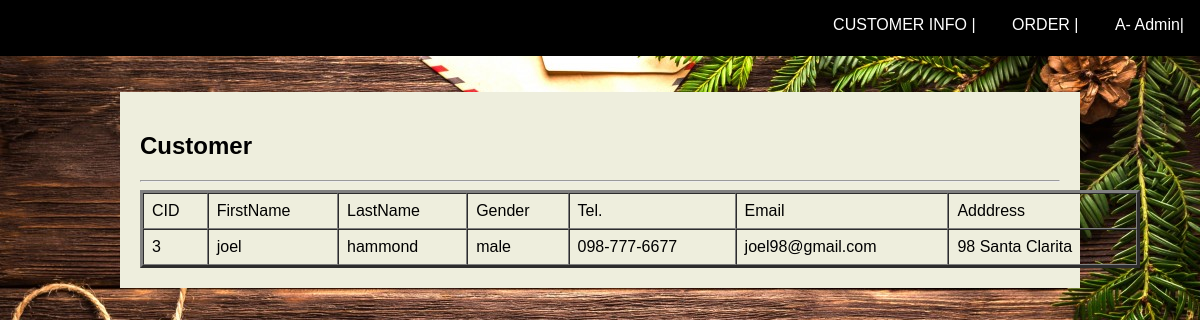
The app's page /admin/specific_customer.php?getID=3 (signed in) with its own data.
### tables this page shows
CREATE TABLE Staff
(
  SID int(11) NOT NULL,
  FirstName varchar(45) DEFAULT NULL,
  LastName varchar(45) DEFAULT NULL,
  Tel varchar(45) DEFAULT NULL,
  Address varchar(45) DEFAULT NULL,
  LogIn_UID int(11) DEFAULT NULL
);

CREATE TABLE Customer
(
  CID int(11) NOT NULL,
  FirstName varchar(45) DEFAULT NULL,
  LastName varchar(45) DEFAULT NULL,
  Tel varchar(45) DEFAULT NULL,
  Gender varchar(45) DEFAULT NULL,
  Address varchar(50) DEFAULT NULL,
  LogIn_UID int(11) DEFAULT NULL
);

### admin/specific_customer.php (the view, shortened to what this page needs)
<?php
include_once '../dbconnect.php';
?>
<!DOCTYPE html>
<html>
<head>
<link rel="stylesheet" href="../database.css">
</head>
<body>
<?php include 'staff_header.php'; ?>
        <div class="container">
          <div class="row">
            <div class="mid">
              <h2>Customer</h2><hr>
              <?php
              if (isset($_GET['getID']))
              {
                $q = "SELECT * FROM Customer,LogIn WHERE LogIn.UID = Customer.LogIn_UID AND Customer.CID = '".$_GET['getID']."'";
                $result = $mysqli->query($q);
                $row = $result->fetch_array();
                echo '<table border="3" style="width:1000px;" cellpadding="8" cellspacing="0">';
                echo '<tr>';
                echo '<td>CID</td>';
                echo '<td>FirstName</td>';
                echo '<td>LastName</td>';
                echo '<td>Gender</td>';
                echo '<td>Tel.</td>';
                echo '<td>Email</td>';
                echo '<td>Adddress</td>';
                echo '</tr>';
                echo '<tr>';
								echo '<td style="color:black">'.$row['CID'].'</td>';
								echo '<td style="color:black">'.$row['FirstName'].'</td>';
								echo '<td style="color:black">'.$row['LastName'].'</td>';
								echo '<td style="color:black">'.$row['Gender'].'</td>';
								echo '<td style="color:black">'.$row['Tel'].'</td>';
								echo '<td style="color:black">'.$row['Email'].'</td>';
								echo '<td style="color:black">'.$row['Address'].'</td>';
                echo '</tr>';
            }?>
</body>
</html>

### admin/staff_header.php (shortened to what this page needs)
<?php
include_once '../dbconnect.php';
if (isset($_SESSION['s_id']))
			{
        $getID = $_SESSION['s_id'];
        $q = "SELECT * FROM Staff WHERE Staff.LogIn_UID = $getID";
        $result=$mysqli->query($q);
        $row=$result->fetch_array();
      }
?>
<div id="head">
<div class="topnav-right">
    <div class="dropdown">
      <a href ="Admin_customer_info.php"><button class="dropbtn">CUSTOMER INFO |</button></a>
    </div>
    <div class="dropdown">
      <a href ="Admin_order.php"><button class="dropbtn">ORDER |</button></a>
    </div>
    <div class="dropdown">
      <button class="dropbtn"><?php echo $row['FirstName']. "- Admin|" ;?></button>
    </div>
  </div>
  </div>

### database.css (style rules this page uses)
body { margin: 0; font-family: Arial, Helvetica, sans-serif; }
body, html { height: 100%; margin: 0; }
div#head { background-color: black; min-width:100px; padding-bottom: 3.5em; margin:auto; width: 100% }
* { box-sizing: border-box; }
.container { position: relative; margin-bottom: 10px; }
.mid { float: left; background-color: #eeeedd; width: 80%; margin-top: 3%; margin-left: 10%; padding: 20px; }
.row:after { content: ""; display: table; clear: both; }
.topnav-right { float: right; }
.dropbtn { background-color: Black; color: white; padding: 16px; font-size: 16px; border: none; }
.dropdown { position: relative; display: inline-block; }

### admin/specific_customer.php (style rules this page uses)
body { background-image: url("../bg/christmas.jpg"); background-repeat: no-repeat; background-attachment: fixed; height: 100%; background-position: center; background-size: cover; }

### records on screen
staff: FirstName "A"
customer: CID "3", FirstName "joel", LastName "hammond", Gender "male", Tel "098-777-6677", LogIn_UID.Email "joel98@gmail.com", Address "98 Santa Clarita"
